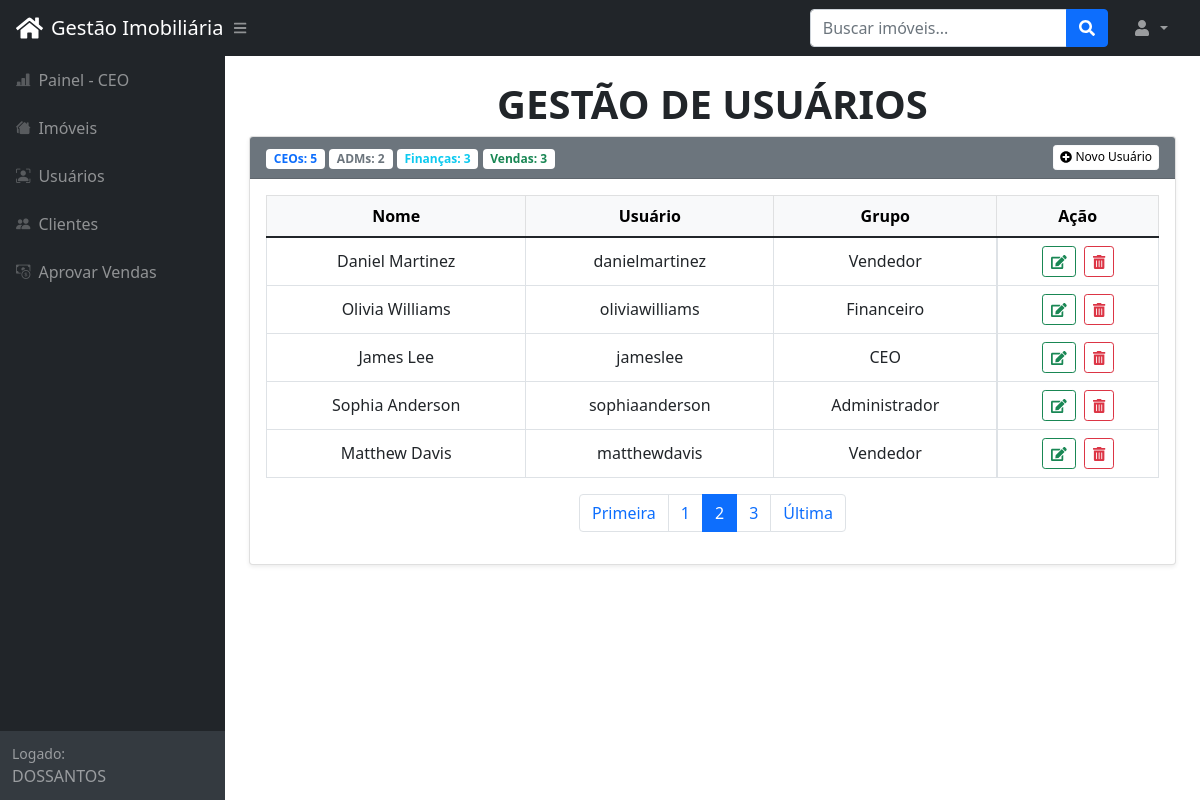
The page /usuarios/2 (signed in) on the database its author committed.
### tables this page shows
CREATE TABLE `usuario` (
  `CD_USUARIO` int(11) NOT NULL,
  `USUARIO` varchar(25) NOT NULL,
  `NOME` varchar(90) NOT NULL,
  `GRUPO` char(1) NOT NULL DEFAULT 'U',
  `SENHA` varchar(35) DEFAULT NULL
);

### classes/db.class.php (called while the page is built, shortened)
<?php
class BD {
    private static $conn;
    public static function conn() {
        if (is_null(self::$conn)) {
            try {
                self::$conn = new PDO('mysql:host=localhost;port=3307;dbname=imoveis;', 'root', '');
                self::$conn->setAttribute(PDO::ATTR_ERRMODE, PDO::ERRMODE_EXCEPTION);
            } catch (PDOException $e) {
                die("Erro de conexão com o banco de dados: " . $e->getMessage());
            }
        }
        return self::$conn;
    }
}
?>

### classes/cadastro.class.php (called while the page is built, shortened)
<?php
class Cadastro extends BD {
    private $numRows;
    public function __construct($tabela = 'USUARIO') {
        $this->numRows = 0;
    }
    private function setNumRows($nr) {
        $this->numRows = $nr;
    }
    public function getNumRows() {
        return $this->numRows;
    }
     public function getTotalCeos() {
        $sql = "SELECT COUNT(*) AS QTDE FROM usuario WHERE GRUPO = 'C'";
        try {
            $stmt = self::conn()->query($sql);
            return $stmt->fetchObject();
        } catch (PDOException $e) {
            echo 'Erro ao contar CEO\'s: ' . htmlspecialchars($e->getMessage());
            return false;
        }
    }
    public function getTotalAdministradores() {
        $sql = "SELECT COUNT(*) AS QTDE FROM usuario WHERE GRUPO = 'A'";
        try {
            $stmt = self::conn()->query($sql);
            return $stmt->fetchObject();
        } catch (PDOException $e) {
            echo 'Erro ao contar Administradores: ' . htmlspecialchars($e->getMessage());
            return false;
        }
    }
    public function getTotalFinanceiros() {
        $sql = "SELECT COUNT(*) AS QTDE FROM usuario WHERE GRUPO = 'F'";
        try {
            $stmt = self::conn()->query($sql);
            return $stmt->fetchObject();
        } catch (PDOException $e) {
            echo 'Erro ao contar Financeiros: ' . htmlspecialchars($e->getMessage());
            return false;
        }
    }
    public function getTotalVendedores() {
        $sql = "SELECT COUNT(*) AS QTDE FROM usuario WHERE GRUPO = 'V'";
        try {
            $stmt = self::conn()->query($sql);
            return $stmt->fetchObject();
        } catch (PDOException $e) {
            echo 'Erro ao contar Vendedores: ' . htmlspecialchars($e->getMessage());
            return false;
        }
    }
    public function listaUsuarios($pg,$max) {
        $t = $this->getTotalUsuariosCadastrados();
        $sql = "SELECT * FROM usuario limit " . (($pg * $max)-$max).', '.$max;
        try {
            $stmt = self::conn()->query($sql);
            return $stmt->fetchAll(PDO::FETCH_OBJ);
        } catch (PDOException $e) {
            echo 'Erro ao listar usuários: ' . htmlspecialchars($e->getMessage());
            return false;
        }
    }
    public function getTotalUsuariosCadastrados() {
        $sql = "SELECT COUNT(CD_USUARIO) AS QTDE FROM usuario";
        try {
            $stmt = self::conn()->query($sql);
            return $stmt->fetchObject();
        } catch (PDOException $e) {
            return false;
        }
    }
}
?>

### config.php (called while the page is built, shortened)
<?php
require_once('classes/db.class.php');
include_once('classes/cadastro.class.php');
$base = 'http://localhost/imobiliaria';
?>

### pages/usuarios.php (the view, shortened to what this page needs)
<div class="container-fluid px-4">
    <h1 class="mt-4 text-center text-dark fw-bold text-uppercase">Gestão de Usuários</h1>
    <div class="card shadow-sm mb-4">
        <div class="card-header d-flex justify-content-between align-items-center bg-secondary text-white">
            <div>
                <?php
                $cad = new Cadastro();
                $tot_ceos = $cad->getTotalCeos();
                $tot_administradores = $cad->getTotalAdministradores();
                $tot_financeiros = $cad->getTotalFinanceiros();
                $tot_vendedores = $cad->getTotalVendedores();
                if ($tot_ceos) {
                    echo '<span class="badge bg-white text-primary">CEOs: ' . htmlspecialchars($tot_ceos->QTDE) . '</span> ';
                }
                if ($tot_administradores) {
                    echo '<span class="badge bg-white text-secondary">ADMs: ' . htmlspecialchars($tot_administradores->QTDE) . '</span> ';
                }
                if ($tot_financeiros) {
                    echo '<span class="badge bg-white text-info">Finanças: ' . htmlspecialchars($tot_financeiros->QTDE) . '</span> ';
                }
                if ($tot_vendedores) {
                    echo '<span class="badge bg-white text-success">Vendas: ' . htmlspecialchars($tot_vendedores->QTDE) . '</span> ';
                }
                ?>
            </div>
            <?php if (getPermissaoUsuario('usuarios', $permissoes, $grupoUsuario, 'CadUsuario')) { ?>
                <a href="<?php echo htmlspecialchars($base); ?>/cadastro_usuario" class="btn btn-light btn-sm" style="padding: 0.2em 0.5em; font-size: 0.75em; background-color: #fff; color: #000;">
                    <i class="fas fa-plus-circle"></i> Novo Usuário
                </a>
            <?php } ?>
        </div>
        <div class="card-body">
            <div class="table-responsive">
                <table class="table table-hover table-bordered text-center align-middle">
                    <thead class="table-light">
                        <tr>
                            <th>Nome</th>
                            <th>Usuário</th>
                            <th>Grupo</th>
                            <th>Ação</th>
                        </tr>
                    </thead>
                    <tbody>
                        <?php
                        $lGr = ['C' => 'CEO', 'A' => 'Administrador', 'F' => 'Financeiro', 'V' => 'Vendedor'];
                        $pg = empty($cd) ? 1 : $cd;
                        $maximo = 5;
                        $lista = $cad->listaUsuarios($pg, $maximo);
                        if (!empty($lista)) {
                            foreach ($lista as $linha) {
                                ?>
                                <tr>
                                    <td><?php echo htmlspecialchars($linha->NOME); ?></td>
                                    <td><?php echo htmlspecialchars($linha->USUARIO); ?></td>
                                    <td><?php echo htmlspecialchars($lGr[$linha->GRUPO]); ?></td>
                                    <td class="d-flex gap-2 justify-content-center">
                                        <?php if (getPermissaoUsuario('usuarios', $permissoes, $grupoUsuario, 'editar')) { ?>
                                            <a href="<?php echo htmlspecialchars(rtrim($base, '/') . '/cadastro_usuario/' . $linha->CD_USUARIO); ?>" class="btn btn-outline-success btn-sm" onclick="editarUsuario(event)">
                                                <i class="fas fa-edit"></i>
                                            </a>
                                        <?php } ?>
                                        <?php if (getPermissaoUsuario('usuarios', $permissoes, $grupoUsuario, 'excluir')) { ?>
                                            <a href="<?php echo htmlspecialchars(rtrim($base, '/') . '/confirmar/' . $linha->CD_USUARIO . '/1'); ?>" class="btn btn-outline-danger btn-sm" onclick="excluirUsuario(event)">
                                                <i class="fas fa-trash-alt"></i>
                                            </a>
                                        <?php } ?>
                                    </td>
                                </tr>
                                <?php
                            }
                        } else {
                            echo '<tr><td colspan="4" class="text-muted text-center">Nenhum usuário encontrado</td></tr>';
                        }
                        ?>
                    </tbody>
                </table>
            </div>
            <nav>
                <ul class="pagination justify-content-center">
                    <?php
                    $total = $cad->getNumRows();
                    $pags = ceil($total / $maximo);
                    $links = 5;
                    echo '<li class="page-item"><a class="page-link" href="' . $base . '/' . $arquivo . '/1">Primeira</a></li>';
                    for ($i = $pg - $links; $i <= $pg - 1; $i++) {
                        if ($i > 0) {
                            echo '<li class="page-item"><a class="page-link" href="' . $base . '/' . $arquivo . '/' . $i . '">' . $i . '</a></li>';
                        }
                    }
                    echo '<li class="page-item active"><span class="page-link">' . $pg . '</span></li>';
                    for ($i = $pg + 1; $i <= $pg + $links; $i++) {
                        if ($i <= $pags) {
                            echo '<li class="page-item"><a class="page-link" href="' . $base . '/' . $arquivo . '/' . $i . '">' . $i . '</a></li>';
                        }
                    }
                    echo '<li class="page-item"><a class="page-link" href="' . $base . '/' . $arquivo . '/' . $pags . '">Última</a></li>';
                    ?>
                </ul>
            </nav>
        </div>
    </div>
</div>

### rows shown on the page
usuario: NOME "Daniel Martinez", USUARIO "danielmartinez", GRUPO "Vendedor"
usuario: NOME "Olivia Williams", USUARIO "oliviawilliams", GRUPO "Financeiro"
usuario: NOME "James Lee", USUARIO "jameslee", GRUPO "CEO"
usuario: NOME "Sophia Anderson", USUARIO "sophiaanderson", GRUPO "Administrador"
usuario: NOME "Matthew Davis", USUARIO "matthewdavis", GRUPO "Vendedor"

### other values the page prints
$menu['leg'] "Painel - CEO"
$menu['leg'] "Imóveis"
$menu['leg'] "Usuários"
$menu['leg'] "Clientes"
$menu['leg'] "Aprovar Vendas"
$_SESSION['imoveis_usuario'] "DOSSANTOS"
$tot_ceos->QTDE "5"
$tot_administradores->QTDE "2"
$tot_financeiros->QTDE "3"
$tot_vendedores->QTDE "3"
$pg "2"
